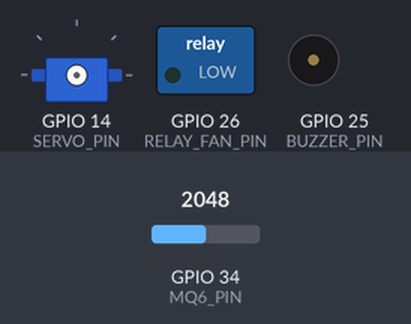
This sketch was run on a simulated ESP32. On the bench: servo, switched loads named in the sketch (green lamp = pin HIGH), buzzer (waves = sounding, pin HIGH). The inputs (shaded band) are chosen by the test bench; at power-on: GPIO 34 (MQ6_PIN) = 2048. WiFi joins after 1.5 s; servers stay silent unless stated; uploads are accepted with an empty reply; what the sketch prints to the serial monitor is not drawn.

Above: at 0.0 s.
At 0.6 s:
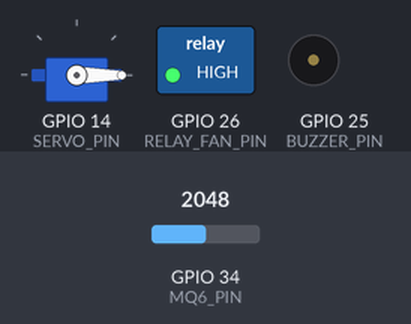
At 33.3 s:
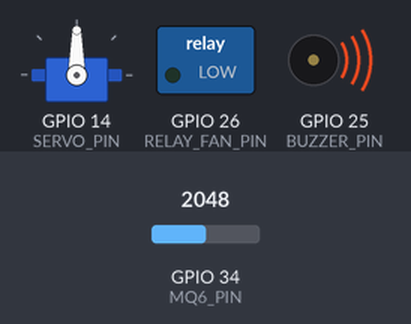
Timing chart, 0 to 34.8 s (numbered marks = the images above):
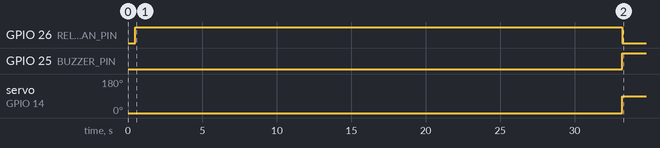

Measured:
- by itself, GPIO 26 (RELAY_FAN_PIN): HIGH → LOW at 33.2 s
- by itself, GPIO 25 (BUZZER_PIN): LOW → HIGH at 33.2 s
- by itself, servo on GPIO 14 (SERVO_PIN): 0° → 90° at 33.2 s

The sketch:

GasLeakDetection_Enhanced.ino
```cpp
#include <ArduinoJson.h>
#include <ESP32Servo.h>
#include <HTTPClient.h>
#include <WiFi.h>
#include <WiFiClientSecure.h>


// ------------------------------------------------------------
// Smart Gas Detection & Prevention System (ESP32 + MQ6)
// Logic:
// 1) Normal: buzzer OFF, servo 0 deg, fan relay OFF
// 2) Gas detected: buzzer ON, servo 90 deg, fan relay ON, notify mobile
// 3) Gas cleared: buzzer OFF automatically, servo/fan stay latched ON
//    until user manually resets them from the mobile UI
// ------------------------------------------------------------

// ---------- WiFi ----------
const char *WIFI_SSID = "Mital";
const char *WIFI_PASSWORD = "12346789";

// ---------- Firebase Realtime Database ----------
String FIREBASE_DB_URL = "https://smartgas-c6396-default-rtdb.firebaseio.com/";
String FIREBASE_AUTH = "fJV8LMi0I28bvVdYShi8iROpz9nFPXjM8CYNHINs";

// ---------- Hardware Pins ----------
static const int MQ6_PIN = 34; // ESP32 ADC input only pin
static const int BUZZER_PIN = 25;
static const int RELAY_FAN_PIN = 26;
static const int SERVO_PIN = 14;

// Most 1-channel relay modules are active LOW.
static const bool RELAY_ACTIVE_LOW = true;

// ---------- Tunables ----------
int gasThreshold = 1600; // Easy to calibrate in code or /settings/threshold
const unsigned long SENSOR_PERIOD_MS = 1000;
const unsigned long CLOUD_PERIOD_MS = 1000;
const unsigned long WIFI_RETRY_MS = 10000;
const unsigned long WARMUP_MS = 30000; // MQ6 warm-up

// ---------- Runtime State ----------
Servo valveServo;
bool sensorWarmedUp = false;
bool gasDetected = false;

// Latches for post-detection behavior
bool gasEventLatched = false;
bool servoLatchedClosed = false; // true -> servo at 90 deg
bool fanLatchedOn = false;       // true -> fan relay ON

bool alertSentForCurrentEvent = false;
int gasValue = 0;
unsigned long lastSensorReadMs = 0;
unsigned long lastCloudPushMs = 0;
unsigned long lastWifiTryMs = 0;

// ---------- Helpers ----------
String makeUrl(const String &path) {
  String cleanPath = path;
  if (!cleanPath.startsWith("/")) {
    cleanPath = "/" + cleanPath;
  }

  String base = FIREBASE_DB_URL;
  if (!base.endsWith("/")) {
    base += "/";
  }

  cleanPath.remove(0, 1);
  return base + cleanPath + ".json?auth=" + FIREBASE_AUTH;
}

bool firebaseGet(const String &path, String &response) {
  WiFiClientSecure client;
  client.setInsecure();

  HTTPClient http;
  if (!http.begin(client, makeUrl(path))) {
    return false;
  }

  const int code = http.GET();
  if (code >= 200 && code < 300) {
    response = http.getString();
    http.end();
    return true;
  }

  http.end();
  return false;
}

bool firebaseSet(const String &path, const String &jsonValue) {
  WiFiClientSecure client;
  client.setInsecure();

  HTTPClient http;
  if (!http.begin(client, makeUrl(path))) {
    return false;
  }

  http.addHeader("Content-Type", "application/json");
  const int code = http.PUT(jsonValue);
  http.end();

  return code >= 200 && code < 300;
}

bool parseFlexibleBool(const String &value, bool defaultValue = false) {
  if (value.length() == 0 || value == "null") {
    return defaultValue;
  }

  String s = value;
  s.trim();
  s.toLowerCase();

  if (s == "true" || s == "1") {
    return true;
  }
  if (s == "false" || s == "0") {
    return false;
  }

  return defaultValue;
}

void connectWiFiIfNeeded() {
  if (WiFi.status() == WL_CONNECTED) {
    return;
  }

  const unsigned long now = millis();
  if (now - lastWifiTryMs < WIFI_RETRY_MS) {
    return;
  }

  lastWifiTryMs = now;
  Serial.print("Connecting to WiFi");
  WiFi.begin(WIFI_SSID, WIFI_PASSWORD);

  int retries = 0;
  while (WiFi.status() != WL_CONNECTED && retries < 20) {
    delay(250);
    Serial.print(".");
    retries++;
  }
  Serial.println();

  if (WiFi.status() == WL_CONNECTED) {
    Serial.print("WiFi connected, IP: ");
    Serial.println(WiFi.localIP());
  } else {
    Serial.println("WiFi not connected");
  }
}

void setFanRelay(bool on) {
  const int level = RELAY_ACTIVE_LOW ? (on ? LOW : HIGH) : (on ? HIGH : LOW);
  digitalWrite(RELAY_FAN_PIN, level);
}

void applyOutputs() {
  // Buzzer follows live gas condition only (auto OFF when gas clears).
  digitalWrite(BUZZER_PIN, gasDetected ? HIGH : LOW);

  // Servo and fan follow latches.
  valveServo.write(servoLatchedClosed ? 90 : 0);
  setFanRelay(fanLatchedOn);
}

void sendGasAlertOnce() {
  if (alertSentForCurrentEvent) {
    return;
  }

  StaticJsonDocument<256> alertDoc;
  alertDoc["message"] = "GAS DETECTED! Valve closed and fan activated.";
  alertDoc["gasLevel"] = gasValue;
  alertDoc["threshold"] = gasThreshold;
  alertDoc["tsMs"] = millis();

  String payload;
  serializeJson(alertDoc, payload);
  if (firebaseSet("/alerts/latest", payload)) {
    // Optional trigger flag your mobile app can watch.
    firebaseSet("/alerts/pushTrigger", "true");
    alertSentForCurrentEvent = true;
  }
}

void fetchCloudSettingsAndCommands() {
  if (WiFi.status() != WL_CONNECTED) {
    return;
  }

  // Threshold calibration from mobile UI
  String thresholdBody;
  if (firebaseGet("/settings/threshold", thresholdBody)) {
    if (thresholdBody != "null") {
      const int cloudThreshold = thresholdBody.toInt();
      if (cloudThreshold > 0) {
        gasThreshold = cloudThreshold;
      }
    }
  }

  // Manual control toggles (can be used while system is latched)
  String manualFanBody;
  if (firebaseGet("/controls/fan", manualFanBody)) {
    if (manualFanBody != "null") {
      fanLatchedOn = parseFlexibleBool(manualFanBody, fanLatchedOn);
    }
  }

  String manualServoBody;
  if (firebaseGet("/controls/servo", manualServoBody)) {
    if (manualServoBody != "null") {
      servoLatchedClosed =
          parseFlexibleBool(manualServoBody, servoLatchedClosed);
    }
  }

  // Global reset from mobile UI
  String resetBody;
  bool reset = false;
  if (firebaseGet("/controls/reset", resetBody)) {
    reset = parseFlexibleBool(resetBody, false);
  }

  // Safety interlock: do not allow reset/manual open while gas is currently
  // detected.
  if (!gasDetected) {
    if (reset) {
      servoLatchedClosed = false;
      fanLatchedOn = false;

      // Clear the reset flag immediately
      firebaseSet("/controls/reset", "false");

      // Mirror state back to manual control tracks
      firebaseSet("/controls/fan", "false");
      firebaseSet("/controls/servo", "false");
    }

    // Event ends once both latches are released in a safe condition.
    if (!servoLatchedClosed && !fanLatchedOn) {
      gasEventLatched = false;
      alertSentForCurrentEvent = false;
    }
  }
}

void publishTelemetry() {
  if (WiFi.status() != WL_CONNECTED) {
    return;
  }

  StaticJsonDocument<512> doc;
  doc["gasLevel"] = gasValue;
  doc["threshold"] = gasThreshold;
  doc["gasDetected"] = gasDetected;
  doc["sensorWarmedUp"] = sensorWarmedUp;
  doc["buzzerOn"] = gasDetected;
  doc["servoAt90"] = servoLatchedClosed;
  doc["fanOn"] = fanLatchedOn;
  doc["eventLatched"] = gasEventLatched;
  doc["status"] = gasDetected
                      ? "GAS_DETECTED"
                      : (gasEventLatched ? "WAITING_MANUAL_RESET" : "NORMAL");
  doc["wifiConnected"] = (WiFi.status() == WL_CONNECTED);
  doc["tsMs"] = millis();

  String payload;
  serializeJson(doc, payload);
  firebaseSet("/device", payload);
}

void setup() {
  Serial.begin(115200);
  delay(500);
  Serial.println("Smart Gas Detection System starting...");

  pinMode(MQ6_PIN, INPUT);
  pinMode(BUZZER_PIN, OUTPUT);
  pinMode(RELAY_FAN_PIN, OUTPUT);

  digitalWrite(BUZZER_PIN, LOW);
  setFanRelay(false);

  valveServo.attach(SERVO_PIN);
  valveServo.write(0);

  connectWiFiIfNeeded();

  // Warm-up status to reduce false alarms right after power-on.
  firebaseSet("/device/status", "\"WARMING_UP\"");
  firebaseSet("/device/sensorWarmedUp", "false");

  Serial.print("MQ6 warming up for ");
  Serial.print(WARMUP_MS / 1000);
  Serial.println(" seconds...");
  delay(WARMUP_MS);

  sensorWarmedUp = true;
  firebaseSet("/device/sensorWarmedUp", "true");
  firebaseSet("/device/status", "\"NORMAL\"");
}

void loop() {
  connectWiFiIfNeeded();

  const unsigned long now = millis();

  if (now - lastSensorReadMs >= SENSOR_PERIOD_MS) {
    lastSensorReadMs = now;

    gasValue = analogRead(MQ6_PIN);
    gasDetected = sensorWarmedUp && (gasValue >= gasThreshold);

    if (gasDetected) {
      gasEventLatched = true;
      servoLatchedClosed = true;
      fanLatchedOn = true;
      sendGasAlertOnce();
    }

    applyOutputs();

    Serial.print("Gas=");
    Serial.print(gasValue);
    Serial.print(" Threshold=");
    Serial.print(gasThreshold);
    Serial.print(" Detected=");
    Serial.print(gasDetected ? "YES" : "NO");
    Serial.print(" Servo90=");
    Serial.print(servoLatchedClosed ? "YES" : "NO");
    Serial.print(" Fan=");
    Serial.println(fanLatchedOn ? "ON" : "OFF");
  }

  // Poll cloud commands every cycle; they are lightweight requests.
  fetchCloudSettingsAndCommands();
  applyOutputs();

  if (now - lastCloudPushMs >= CLOUD_PERIOD_MS) {
    lastCloudPushMs = now;
    publishTelemetry();
  }

  delay(50);
}
```
